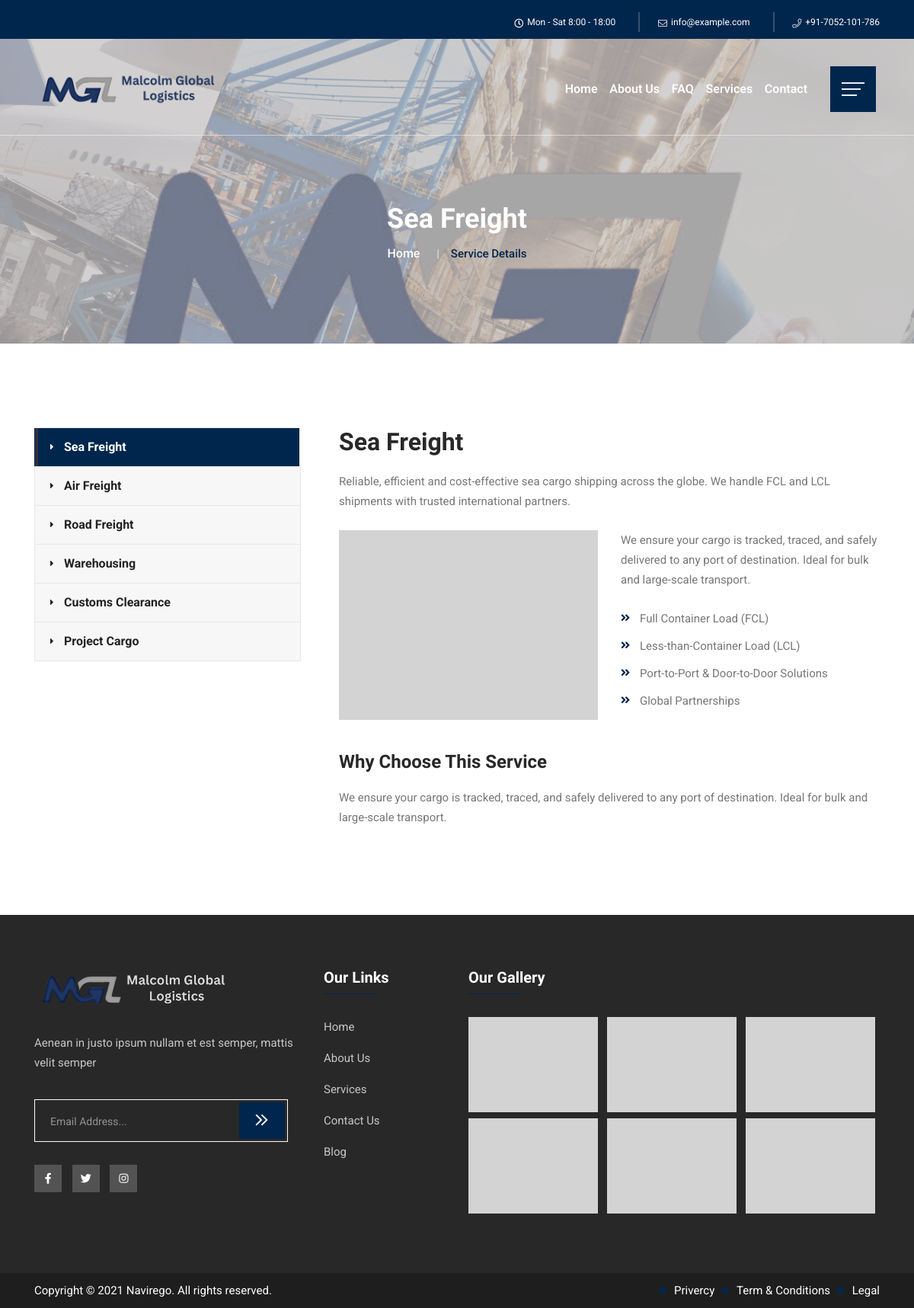
/services/sea-freight/, run on an earlier commit of the app's database.
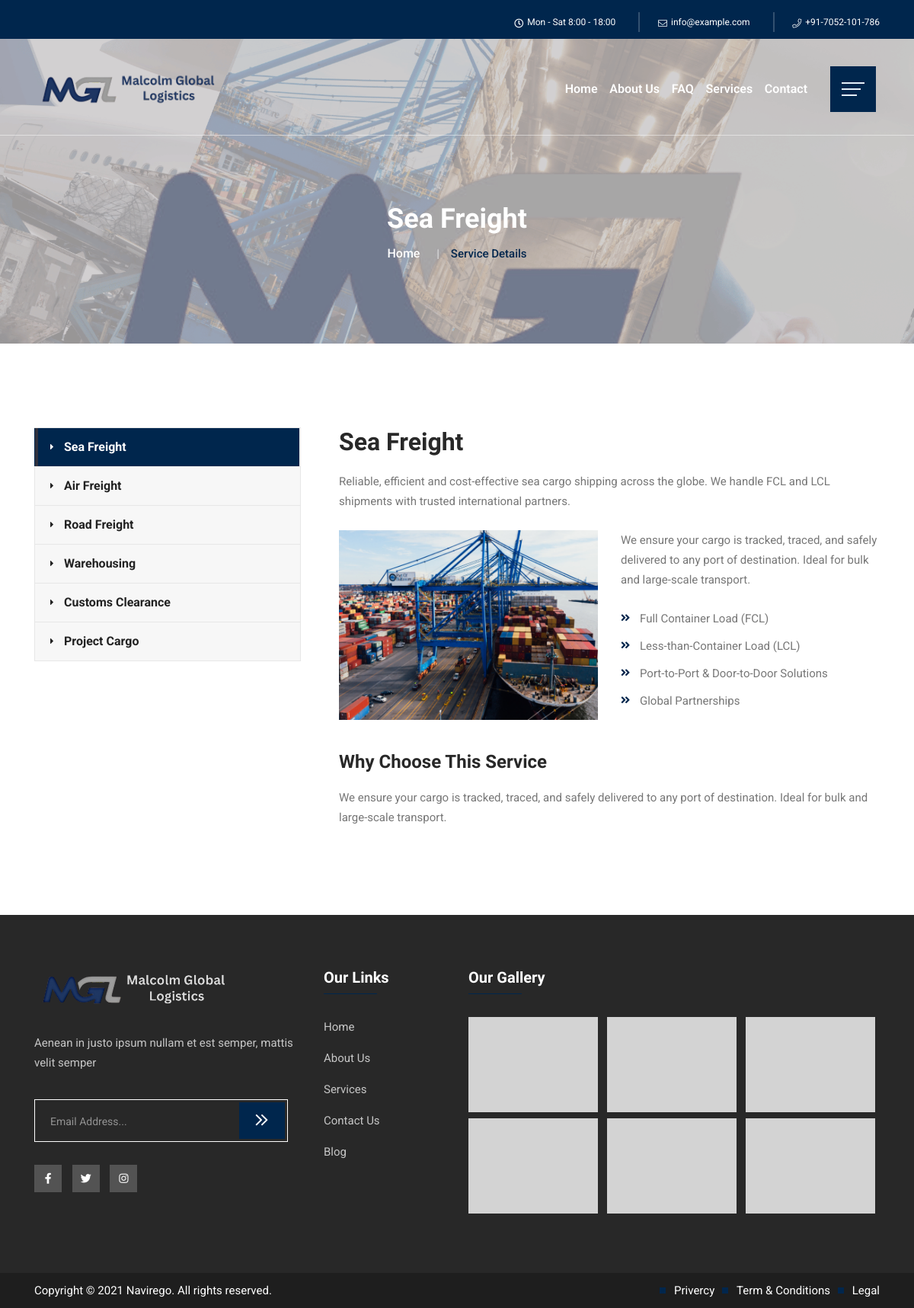
And on a later commit of the database.
### myapp/models.py (models this page shows, shortened)
class Service(models.Model):
    title = models.CharField(max_length=100)
    subtitle = models.CharField(max_length=100, blank=True)
    image = models.ImageField(upload_to='services/')
    slug = models.SlugField(unique=True)
    description = models.TextField()
    extra_info = models.TextField(blank=True, null=True)
    bullets = models.TextField(help_text="Separate each item with a semicolon (;)")
    brochure_1 = models.FileField(upload_to='brochures/', blank=True, null=True)
    brochure_2 = models.FileField(upload_to='brochures/', blank=True, null=True)
    is_active = models.BooleanField(default=True)  # ✅ Add this line
    def get_bullet_list(self):
        return [b.strip() for b in self.bullets.split(';') if b.strip()]

### myapp/views.py (the view)
# urls.py: path('services/<slug:slug>/', views.service_detail_view, name='service_detail'),
def service_detail_view(request, slug):
    service = get_object_or_404(Service, slug=slug)
    all_services = Service.objects.filter(is_active=True)
    return render(request, 'myapp/service_detail.html', {
        'service': service,
        'all_services': all_services
    })

### myapp/templates/myapp/service_detail.html (shortened to what this page needs)
{% extends 'myapp/base.html' %}
{% load static %}
{% block content %}
<main>
  <section class="breadcrumb-area d-flex align-items-center" style="background-image:url('{% static 'img/testimonial/test-bg.png' %}')">
    <div class="container">
      <div class="row align-items-center">
        <div class="col-xl-12 col-lg-12">
          <div class="breadcrumb-wrap text-left">
            <div class="breadcrumb-title">
              <h2>{{ service.title }}</h2>
              <div class="breadcrumb-wrap">
                <nav aria-label="breadcrumb">
                  <ol class="breadcrumb">
                    <li class="breadcrumb-item"><a href="/">Home</a></li>
                    <li class="breadcrumb-item active" aria-current="page">Service Details</li>
                  </ol>
                </nav>
              </div>
            </div>
          </div>
        </div>
      </div>
    </div>
  </section>
  <div class="about-area5 about-p pt-120 pb-90 p-relative">
    <div class="container">
      <div class="row">
        <div class="col-sm-12 col-md-12 col-lg-4 order-1">
          <aside class="sidebar services-sidebar">
            <div class="sidebar-widget categories">
              <div class="widget-content">
                <ul class="services-categories">
                  {% for s in all_services %}
                  <li class="{% if s.slug == service.slug %}active{% endif %}">
                    <a href="{% url 'service_detail' slug=s.slug %}">{{ s.title }}</a>
                  </li>
                  {% endfor %}
                </ul>
              </div>
            </div>
          </aside>
        </div>
        <div class="col-lg-8 col-md-12 col-sm-12 order-2">
          <div class="service-detail">
            <div class="content-box">
              <h2>{{ service.title }}</h2>
              <p>{{ service.description }}</p>
              <div class="two-column">
                <div class="row">
                  <div class="image-column col-xl-6 col-lg-12 col-md-12">
                    <figure class="image">
                      <img alt="{{ service.title }}" src="{{ service.image.url }}" />
                    </figure>
                  </div>
                  <div class="text-column col-xl-6 col-lg-12 col-md-12">
                    <p>{{ service.extra_info }}</p>
                    <ul class="list-style-one">
                      {% for bullet in service.get_bullet_list %}
                      <li>{{ bullet }}</li>
                      {% endfor %}
                    </ul>
                  </div>
                </div>
              </div>
              <h3>Why Choose This Service</h3>
              <p>{{ service.extra_info }}</p>
            </div>
          </div>
        </div>
      </div>
    </div>
  </div>
</main>
{% endblock %}

What changed in the data, as far as the page shows it:
changed Service "Sea Freight": image: a different picture
